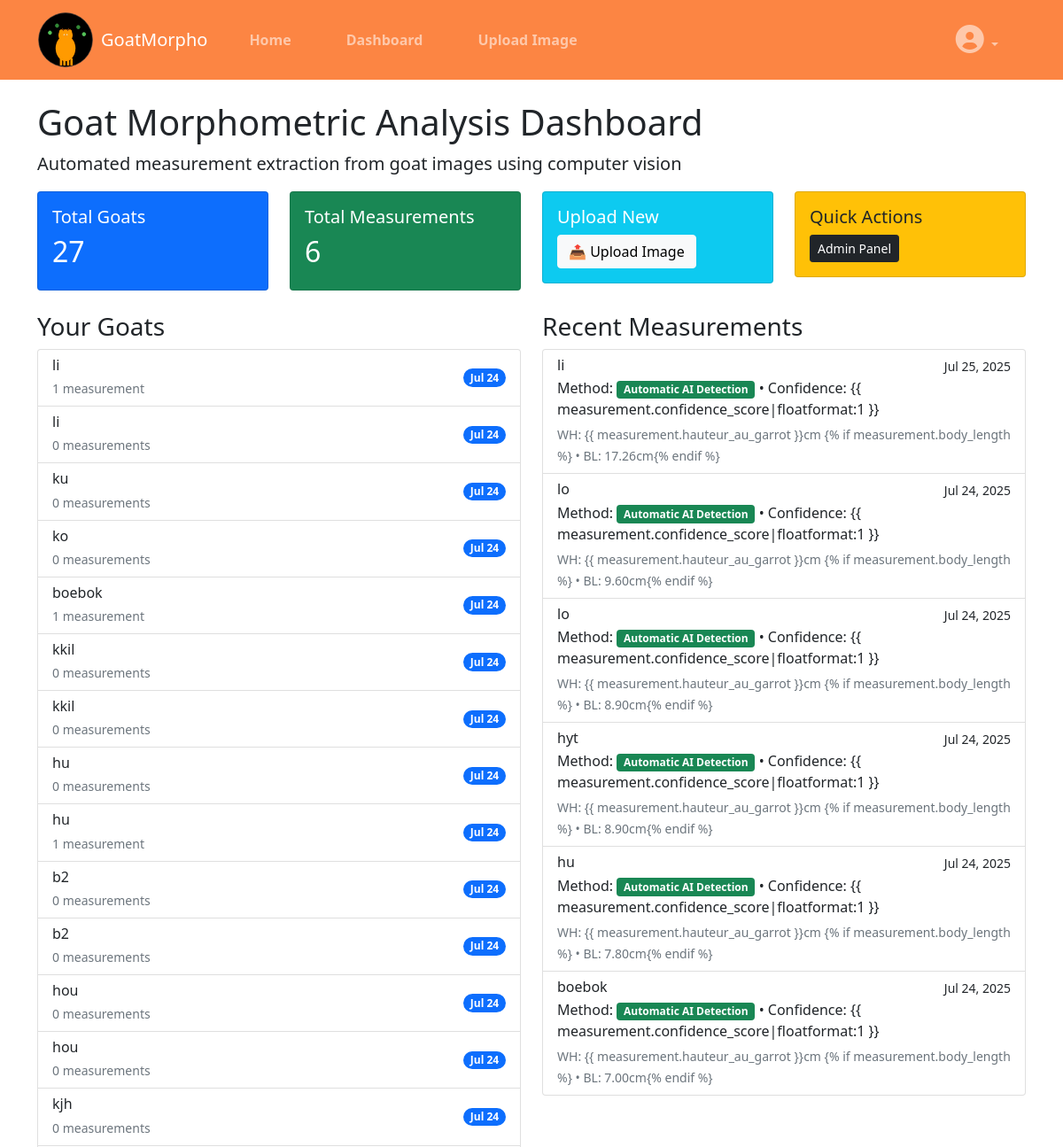
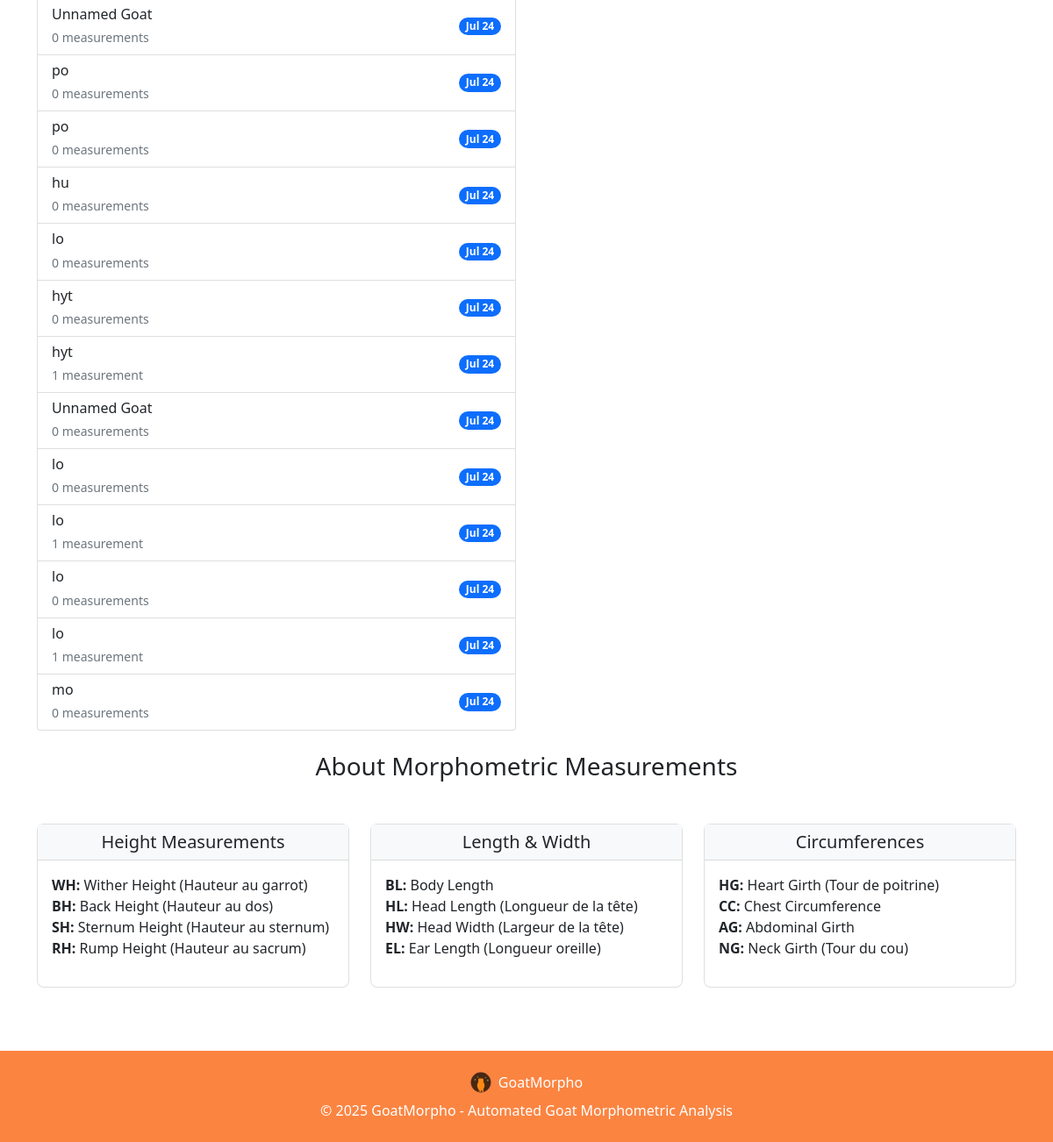
The page /dashboard/ (signed in) on the database its author committed (2 pictures, top to bottom).
### measurements/models.py (models this page shows, shortened)
class Goat(models.Model):
    id = models.UUIDField(primary_key=True, default=uuid.uuid4, editable=False)
    name = models.CharField(max_length=100, blank=True, null=True)
    breed = models.CharField(max_length=100, blank=True, null=True)
    age_months = models.PositiveIntegerField(blank=True, null=True)
    sex = models.CharField(max_length=10, choices=[
        ('M', 'Male'),
        ('F', 'Female')
    ], blank=True, null=True)
    weight_kg = models.DecimalField(max_digits=6, decimal_places=2, blank=True, null=True)
    owner = models.ForeignKey(User, on_delete=models.CASCADE, related_name='goats')
    created_at = models.DateTimeField(auto_now_add=True)
    updated_at = models.DateTimeField(auto_now=True)

class MorphometricMeasurement(models.Model):
    id = models.UUIDField(primary_key=True, default=uuid.uuid4, editable=False)
    goat = models.ForeignKey(Goat, on_delete=models.CASCADE, related_name='measurements')
    original_image = models.ImageField(upload_to='goat_images/original/')
    processed_image = models.ImageField(upload_to='goat_images/processed/', blank=True, null=True)
    hauteur_au_garrot = models.DecimalField(max_digits=6, decimal_places=2, null=True, blank=True,
                                           help_text="Wither Height (WH) - cm")
    hauteur_au_dos = models.DecimalField(max_digits=6, decimal_places=2, null=True, blank=True,
                                        help_text="Back Height (BH) - cm")
    hauteur_au_sternum = models.DecimalField(max_digits=6, decimal_places=2, null=True, blank=True,
                                           help_text="Sternum Height (SH) - cm")
    hauteur_au_sacrum = models.DecimalField(max_digits=6, decimal_places=2, null=True, blank=True,
                                          help_text="Rump Height (RH) - cm")
    tour_de_poitrine = models.DecimalField(max_digits=6, decimal_places=2, null=True, blank=True,
                                         help_text="Heart Girth (HG) - cm")
    perimetre_thoracique = models.DecimalField(max_digits=6, decimal_places=2, null=True, blank=True,
                                             help_text="Chest Circumference (CC) - cm")
    tour_abdominal = models.DecimalField(max_digits=6, decimal_places=2, null=True, blank=True,
                                       help_text="Abdominal Girth (AG) - cm")
    tour_du_cou = models.DecimalField(max_digits=6, decimal_places=2, null=True, blank=True,
                                    help_text="Neck Girth (NG) - cm")
    diametre_biscotal = models.DecimalField(max_digits=6, decimal_places=2, null=True, blank=True,
                                          help_text="Bi-costal Diameter (BD) - cm")
    largeur_poitrine = models.DecimalField(max_digits=6, decimal_places=2, null=True, blank=True,
                                         help_text="Chest Width (CW) - cm")
    largeur_hanche = models.DecimalField(max_digits=6, decimal_places=2, null=True, blank=True,
                                       help_text="Rump Width (RW) - cm")
    largeur_tete = models.DecimalField(max_digits=6, decimal_places=2, null=True, blank=True,
                                     help_text="Head Width (HW) - cm")
    body_length = models.DecimalField(max_digits=6, decimal_places=2, null=True, blank=True,
                                    help_text="Body Length (BL) - cm")
    longueur_oreille = models.DecimalField(max_digits=6, decimal_places=2, null=True, blank=True,
                                         help_text="Ear Length (EL) - cm")
    longueur_tete = models.DecimalField(max_digits=6, decimal_places=2, null=True, blank=True,
                                      help_text="Head Length (HL) - cm")
    longueur_cou = models.DecimalField(max_digits=6, decimal_places=2, null=True, blank=True,
                                     help_text="Neck Length (NL) - cm")
    longueur_queue = models.DecimalField(max_digits=6, decimal_places=2, null=True, blank=True,
                                       help_text="Tail Length (TL) - cm")
    measurement_method = models.CharField(max_length=20, choices=[
        ('AUTO', 'Automatic AI Detection'),
        ('MANUAL', 'Manual Input'),
        ('HYBRID', 'AI-Assisted with Manual Correction')
    ], default='AUTO')
    confidence_score = models.DecimalField(max_digits=4, decimal_places=3, null=True, blank=True,
                                         help_text="AI confidence score (0-1)")
    measurement_date = models.DateTimeField(auto_now_add=True)
    measured_by = models.ForeignKey(User, on_delete=models.CASCADE)
    reference_object_length_cm = models.DecimalField(max_digits=6, decimal_places=2, null=True, blank=True,
                                                   help_text="Known length of reference object in image")
    notes = models.TextField(blank=True, null=True)
    class Meta:
        ordering = ['-measurement_date']

### measurements/views.py (the view)
# urls.py: path('dashboard/', views.measurement_dashboard, name='dashboard'),
@login_required
def measurement_dashboard(request):
    user_goats = Goat.objects.filter(owner=request.user)
    recent_measurements = MorphometricMeasurement.objects.filter(
        goat__owner=request.user
    ).order_by('-measurement_date')[:10]
    context = {
        'goats': user_goats,
        'recent_measurements': recent_measurements,
        'total_goats': user_goats.count(),
        'total_measurements': MorphometricMeasurement.objects.filter(
            goat__owner=request.user
        ).count()
    }
    return render(request, 'measurements/dashboard.html', context)

### measurements/templates/measurements/dashboard.html (shortened to what this page needs)
{% extends 'measurements/base.html' %} {% block title %}Dashboard{% endblock %}
{% block content %}
<div class="row">
  <div class="col-md-12">
    <h1>Goat Morphometric Analysis Dashboard</h1>
    <p class="lead">
      Automated measurement extraction from goat images using computer vision
    </p>
  </div>
</div>
<div class="row mb-4">
  <div class="col-md-3">
    <div class="card bg-primary text-white">
      <div class="card-body">
        <h5 class="card-title">Total Goats</h5>
        <h2>{{ total_goats }}</h2>
      </div>
    </div>
  </div>
  <div class="col-md-3">
    <div class="card bg-success text-white">
      <div class="card-body">
        <h5 class="card-title">Total Measurements</h5>
        <h2>{{ total_measurements }}</h2>
      </div>
    </div>
  </div>
  <div class="col-md-3">
    <div class="card bg-info text-white">
      <div class="card-body">
        <h5 class="card-title">Upload New</h5>
        <a href="{% url 'measurements:upload_image' %}" class="btn btn-light">
          📤 Upload Image
        </a>
      </div>
    </div>
  </div>
  <div class="col-md-3">
    <div class="card bg-warning text-dark">
      <div class="card-body">
        <h5 class="card-title">Quick Actions</h5>
        <a href="/admin/" class="btn btn-dark btn-sm">Admin Panel</a>
      </div>
    </div>
  </div>
</div>
<div class="row">
  <div class="col-md-6">
    <h3>Your Goats</h3>
    {% if goats %}
    <div class="list-group">
      {% for goat in goats %}
      <div
        class="list-group-item d-flex justify-content-between align-items-center"
      >
        <div>
          <h6 class="mb-1">{{ goat.name|default:"Unnamed Goat" }}</h6>
          <small class="text-muted">
            {{ goat.measurements.count }}
            measurement{{ goat.measurements.count|pluralize }}
          </small>
        </div>
        <span class="badge bg-primary rounded-pill">
          {{ goat.created_at|date:"M d" }}
        </span>
      </div>
      {% endfor %}
    </div>
    {% endif %}
  </div>
  <div class="col-md-6">
    <h3>Recent Measurements</h3>
    {% if recent_measurements %}
    <div class="list-group">
      {% for measurement in recent_measurements %}
      <div class="list-group-item">
        <div class="d-flex w-100 justify-content-between">
          <h6 class="mb-1">
            {{ measurement.goat.name|default:"Unnamed Goat" }}
          </h6>
          <small>{{ measurement.measurement_date|date:"M d, Y" }}</small>
        </div>
        <p class="mb-1">
          Method:
          <span
            class="badge bg-{% if measurement.measurement_method == 'AUTO' %}success{% elif measurement.measurement_method == 'HYBRID' %}warning{% else %}secondary{% endif %}"
          >
            {{ measurement.get_measurement_method_display }}
          </span>
          {% if measurement.confidence_score %} • Confidence: {{
          measurement.confidence_score|floatformat:1 }} {% endif %}
        </p>
        <small class="text-muted">
          {% if measurement.hauteur_au_garrot %}WH: {{
          measurement.hauteur_au_garrot }}cm{% endif %} {% if
          measurement.body_length %} • BL: {{ measurement.body_length }}cm{%
          endif %}
        </small>
      </div>
      {% endfor %}
    </div>
    {% else %}
    <div class="alert alert-info">
      <h5>No measurements yet!</h5>
      <p>Upload a goat image to start measuring!</p>
    </div>
    {% endif %}
  </div>
</div>
<div class="row mt-4">
  <div class="col-md-12">
    <h3 class="text-center mb-5">About Morphometric Measurements</h3>
    <div class="row">
      <div class="col-md-4 mb-4">
        <div class="card h-100" style="border-radius: 0.5rem;">
          <div class="card-header text-center" style="background-color: #f8f9fa;">
            <h5 class="mb-0">Height Measurements</h5>
          </div>
          <div class="card-body">
            <ul class="list-unstyled">
              <li><strong>WH:</strong> Wither Height (Hauteur au garrot)</li>
              <li><strong>BH:</strong> Back Height (Hauteur au dos)</li>
              <li><strong>SH:</strong> Sternum Height (Hauteur au sternum)</li>
              <li><strong>RH:</strong> Rump Height (Hauteur au sacrum)</li>
            </ul>
          </div>
        </div>
      </div>
      <div class="col-md-4 mb-4">
        <div class="card h-100" style="border-radius: 0.5rem;">
          <div class="card-header text-center" style="background-color: #f8f9fa;">
            <h5 class="mb-0">Length & Width</h5>
          </div>
          <div class="card-body">
            <ul class="list-unstyled">
              <li><strong>BL:</strong> Body Length</li>
              <li><strong>HL:</strong> Head Length (Longueur de la tête)</li>
              <li><strong>HW:</strong> Head Width (Largeur de la tête)</li>
              <li><strong>EL:</strong> Ear Length (Longueur oreille)</li>
            </ul>
          </div>
        </div>
      </div>
      <div class="col-md-4 mb-4">
        <div class="card h-100" style="border-radius: 0.5rem;">
          <div class="card-header text-center" style="background-color: #f8f9fa;">
            <h5 class="mb-0">Circumferences</h5>
          </div>
          <div class="card-body">
            <ul class="list-unstyled">
              <li><strong>HG:</strong> Heart Girth (Tour de poitrine)</li>
              <li><strong>CC:</strong> Chest Circumference</li>
              <li><strong>AG:</strong> Abdominal Girth</li>
              <li><strong>NG:</strong> Neck Girth (Tour du cou)</li>
            </ul>
          </div>
        </div>
      </div>
    </div>
  </div>
</div>
{% endblock %}

### measurements/templates/measurements/base.html (shortened to what this page needs)
<!DOCTYPE html>
{% load static %}
<html lang="en">
  <head>
    <link
      href="https://cdn.jsdelivr.net/npm/bootstrap@5.1.3/dist/css/bootstrap.min.css"
      rel="stylesheet"
    />
    <link
      href="https://cdnjs.cloudflare.com/ajax/libs/font-awesome/6.0.0/css/all.min.css"
      rel="stylesheet"
    />
  </head>
  <body>
    <nav class="navbar navbar-expand-lg navbar-dark navbar-custom-orange">
      <div class="container">
        <a
          class="navbar-brand d-flex align-items-center"
          href="{% url 'measurements:home' %}"
        >
          <img
            src="{% static 'images/goat_logo.svg' %}"
            alt="GoatMorpho Logo"
            height="64"
            class="me-2"
          />
          GoatMorpho
        </a>
        <div class="collapse navbar-collapse" id="navbarNav">
          <ul class="navbar-nav me-auto">
            <li class="nav-item">
              <a class="nav-link" href="{% url 'measurements:home' %}">Home</a>
            </li>
            {% if user.is_authenticated %}
            <li class="nav-item">
              <a class="nav-link" href="{% url 'measurements:dashboard' %}"
                >Dashboard</a
              >
            </li>
            <li class="nav-item">
              <a class="nav-link" href="{% url 'measurements:upload_image' %}"
                >Upload Image</a
              >
            </li>
            {% endif %}
          </ul>
          <ul class="navbar-nav">
            {% if user.is_authenticated %}
            <li class="nav-item dropdown">
              <a
                class="nav-link dropdown-toggle"
                href="#"
                id="navbarDropdown"
                role="button"
                data-bs-toggle="dropdown"
              >
                <i class="fas fa-user-circle"></i>
              </a>
            </li>
            {% endif %}
          </ul>
        </div>
      </div>
    </nav>
    <main class="container mt-4">
       {% block content %} {% endblock %}
    </main>
    <footer class="text-center text-white py-4 mt-5" style="background-color: #fb8441;">
      <div class="container">
        <div class="d-flex justify-content-center align-items-center mb-2">
          <img
            src="{% static 'images/goat_logo.svg' %}"
            alt="GoatMorpho Logo"
            height="24"
            class="me-2"
          />
          <span>GoatMorpho</span>
        </div>
        <p class="mb-0">
          &copy; 2025 GoatMorpho - Automated Goat Morphometric Analysis
        </p>
      </div>
    </footer>
  </body>
</html>

### measurements/templates/measurements/base.html (style rules this page uses)
.navbar-brand img { filter: brightness(1.1); transition: transform 0.2s ease; border-radius: 0.5rem; }
footer img { opacity: 0.7; }
.navbar-custom-orange { background-color: #fc8543 !important; }
.navbar-nav .nav-link { margin: 0 15px; padding: 8px 16px !important; border-radius: 6px; transition: all 0.3s ease; font-weight: bold; }
.navbar-nav .dropdown-toggle .fas.fa-user-circle { font-size: 2em; }

### rows shown on the page
Goat: name "li", measurements.count "1", created_at "Jul 24"
Goat: name "li", measurements.count "0", created_at "Jul 24"
Goat: name "ku", measurements.count "0", created_at "Jul 24"
Goat: name "ko", measurements.count "0", created_at "Jul 24"
Goat: name "boebok", measurements.count "1", created_at "Jul 24"
Goat: name "kkil", measurements.count "0", created_at "Jul 24"
Goat: name "kkil", measurements.count "0", created_at "Jul 24"
Goat: name "hu", measurements.count "0", created_at "Jul 24"
Goat: name "hu", measurements.count "1", created_at "Jul 24"
Goat: name "b2", measurements.count "0", created_at "Jul 24"
Goat: name "b2", measurements.count "0", created_at "Jul 24"
Goat: name "hou", measurements.count "0", created_at "Jul 24"
Goat: name "hou", measurements.count "0", created_at "Jul 24"
Goat: name "kjh", measurements.count "0", created_at "Jul 24"
Goat: name "Unnamed Goat", measurements.count "0", created_at "Jul 24"
Goat: name "po", measurements.count "0", created_at "Jul 24"
Goat: name "po", measurements.count "0", created_at "Jul 24"
Goat: name "hu", measurements.count "0", created_at "Jul 24"
Goat: name "lo", measurements.count "0", created_at "Jul 24"
Goat: name "hyt", measurements.count "0", created_at "Jul 24"
Goat: name "hyt", measurements.count "1", created_at "Jul 24"
Goat: name "Unnamed Goat", measurements.count "0", created_at "Jul 24"
Goat: name "lo", measurements.count "0", created_at "Jul 24"
Goat: name "lo", measurements.count "1", created_at "Jul 24"
Goat: name "lo", measurements.count "0", created_at "Jul 24"
Goat: name "lo", measurements.count "1", created_at "Jul 24"
Goat: name "mo", measurements.count "0", created_at "Jul 24"
MorphometricMeasurement: goat.name "li", measurement_date "Jul 25, 2025", measurement_method "Automatic AI Detection", shows "• Confidence: {{ measurement.confidence_score|floatformat:1 }}", shows "WH: {{ measurement.hauteur_au_garrot }}cm", body_length "17.26"
MorphometricMeasurement: goat.name "lo", measurement_date "Jul 24, 2025", measurement_method "Automatic AI Detection", shows "• Confidence: {{ measurement.confidence_score|floatformat:1 }}", shows "WH: {{ measurement.hauteur_au_garrot }}cm", body_length "9.60"
MorphometricMeasurement: goat.name "lo", measurement_date "Jul 24, 2025", measurement_method "Automatic AI Detection", shows "• Confidence: {{ measurement.confidence_score|floatformat:1 }}", shows "WH: {{ measurement.hauteur_au_garrot }}cm", body_length "8.90"
MorphometricMeasurement: goat.name "hyt", measurement_date "Jul 24, 2025", measurement_method "Automatic AI Detection", shows "• Confidence: {{ measurement.confidence_score|floatformat:1 }}", shows "WH: {{ measurement.hauteur_au_garrot }}cm", body_length "8.90"
MorphometricMeasurement: goat.name "hu", measurement_date "Jul 24, 2025", measurement_method "Automatic AI Detection", shows "• Confidence: {{ measurement.confidence_score|floatformat:1 }}", shows "WH: {{ measurement.hauteur_au_garrot }}cm", body_length "7.80"
MorphometricMeasurement: goat.name "boebok", measurement_date "Jul 24, 2025", measurement_method "Automatic AI Detection", shows "• Confidence: {{ measurement.confidence_score|floatformat:1 }}", shows "WH: {{ measurement.hauteur_au_garrot }}cm", body_length "7.00"

### other values the page prints
{{ total_goats }} "27"
{{ total_measurements }} "6"
